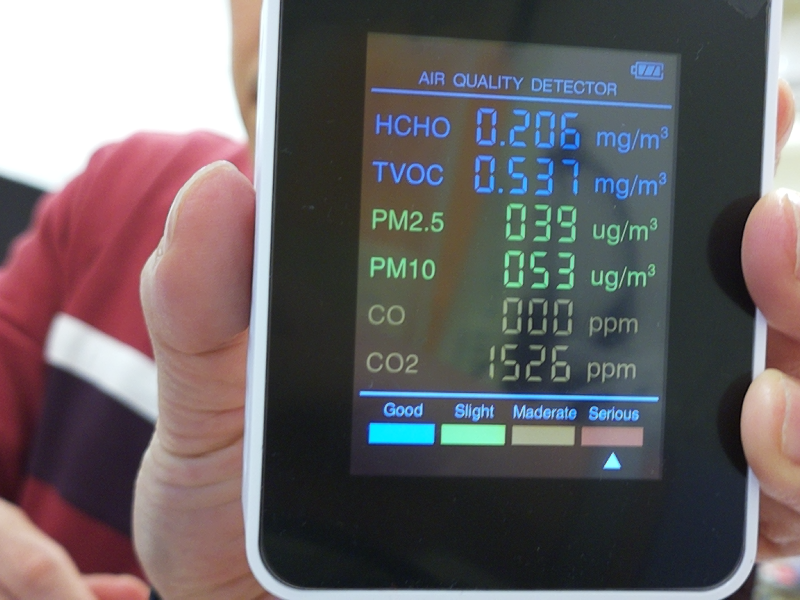
#> input picture test_data/20-36-26.png, 800 x 600 px
$ python -i textrecognize.py   (imports and definitions only)
#> lines starting #> are read from the running program, lines starting #| are printed output that depends on the picture; after the words box and inside, x2 and y2 are one past the last pixel; in counts of white or black regions, pixels touching at a corner belong together
import cv2

def func1(frame):
    gray = cv2.cvtColor(frame, cv2.COLOR_RGB2GRAY)
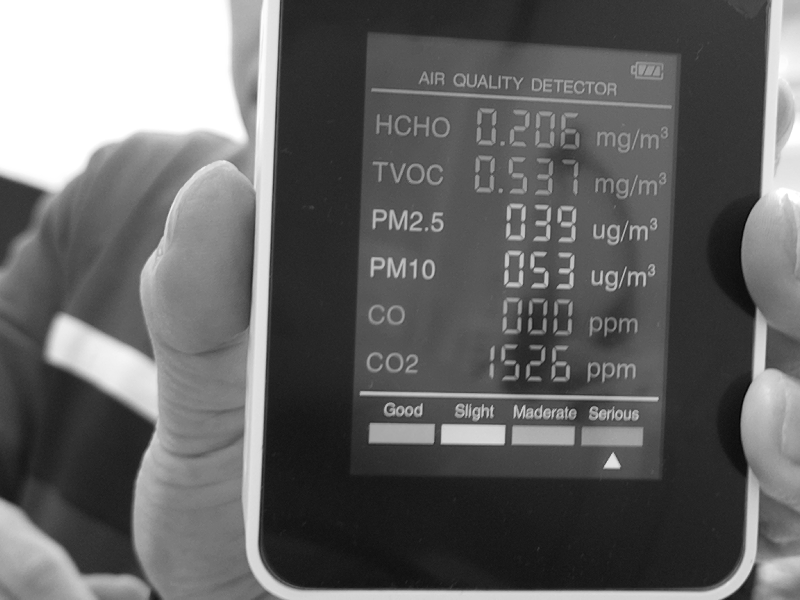
#> gray: shape (600, 800); min 1, max 255, mean 101.5

    _, bw = cv2.threshold(gray, 200, 255, cv2.THRESH_BINARY)
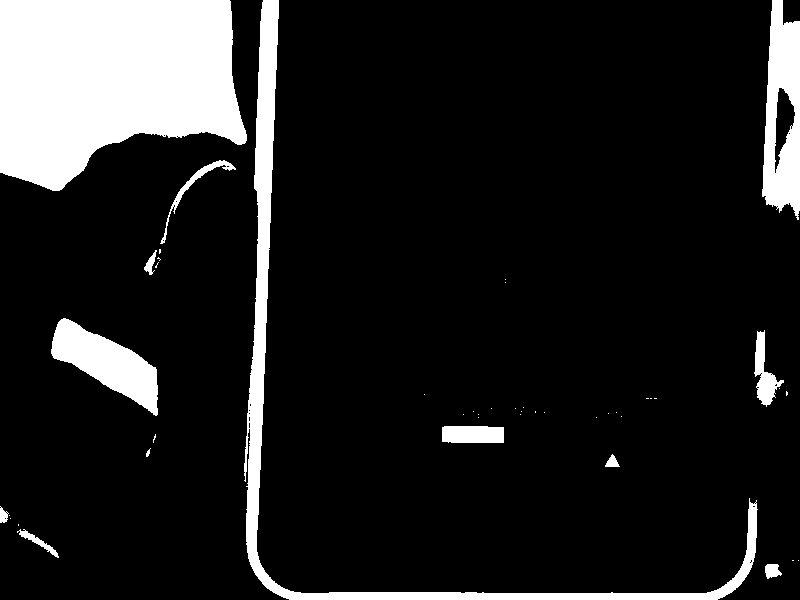
#> bw: shape (600, 800); 13.1% white; 45 white regions (32 under 20 px)

    contours, _ = cv2.findContours(
        bw, cv2.RETR_EXTERNAL, cv2.CHAIN_APPROX_SIMPLE
    )
#> contours = 45 contours, 33 with area under 20; largest, box (x1, y1, x2, y2) and area: (0, 0, 247, 191) 35969, (244, 0, 758, 600) 11640, (762, 0, 800, 220) 6276, (51, 318, 158, 416) 4584, (442, 426, 504, 443) 952

    for c in contours:
        x, y, w, h = cv2.boundingRect(c)

        if w > 20 and h > 40:
            cv2.rectangle(frame, (x, y), (x+w, y+h),(255, 0, 0), 2)
#> this loop made 45 passes
#> (x, y, w, h) on passes 1, 2, 4, 6, 7, 8, 9, 10, 11, 12, 13, 14: (765, 564, 17, 15), (798, 560, 1, 1), (17, 529, 42, 29), (10, 518, 1, 1), (9, 515, 1, 1), (0, 506, 9, 17), (605, 454, 15, 13), (146, 448, 5, 9), (153, 434, 3, 9), (442, 426, 62, 17), (596, 417, 1, 1), (478, 417, 1, 1)
#> (c, x, y, w, h) on passes 3, 5, 22, 28, 29, 30: ([[792, 560], [793, 560]], 792, 560, 2, 1), ([[18, 524], [18, 525]], 18, 524, 1, 2), ([[535, 411], [535, 412]], 535, 411, 1, 2), ([[654, 398], [656, 398]], 654, 398, 3, 1), ([[650, 398], [651, 398]], 650, 398, 2, 1), ([[646, 398], [648, 398]], 646, 398, 3, 1)
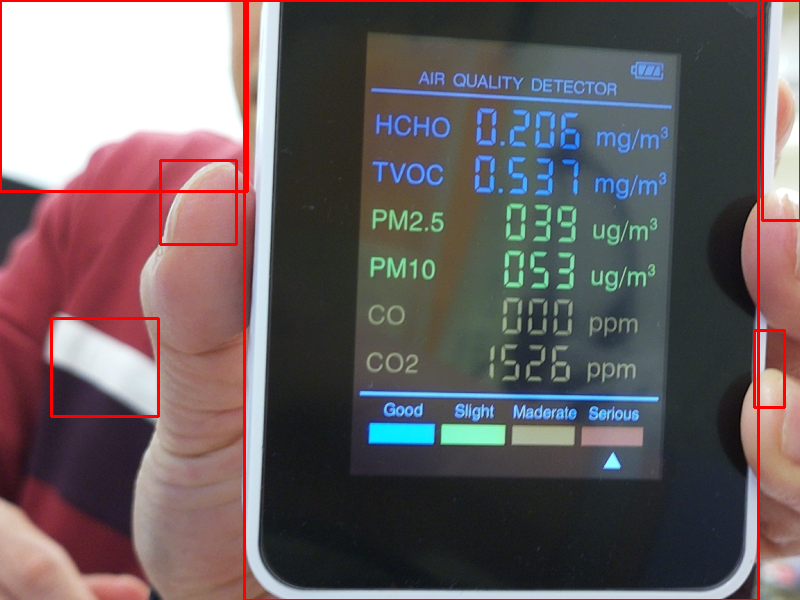
#> frame: shape (600, 800, 3); mean R, G, B 108.6, 96.2, 98.2

    return frame
    #cv2.imshow("auto detect", frame)

>>> import cv2
>>> picture = cv2.cvtColor(cv2.imread('test_data/20-36-26.png'), cv2.COLOR_BGR2RGB)
>>> result = func1(picture)

$ run again, on test_data/20-36-31.png
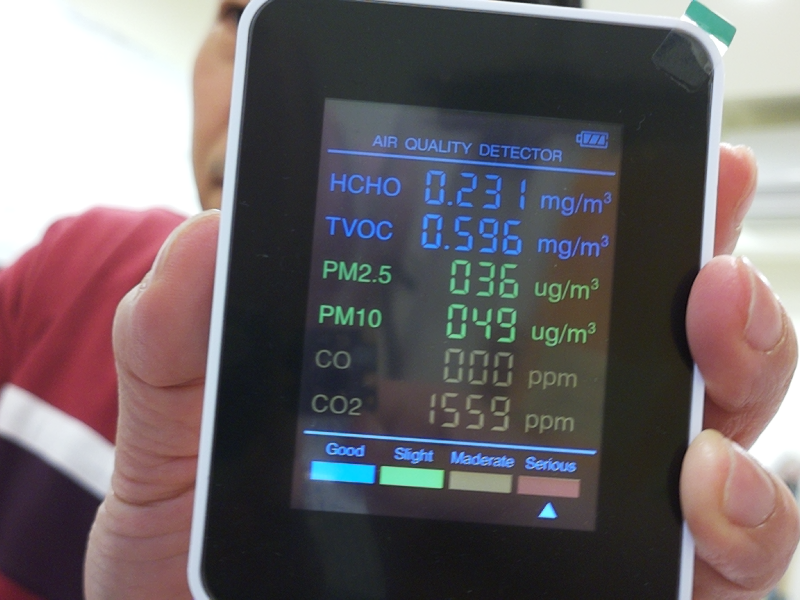
#> input picture test_data/20-36-31.png, 800 x 600 px
#> in func1, `_, bw = cv2.threshold(gray, 200, 255, cv2.THRESH_BINARY)`:
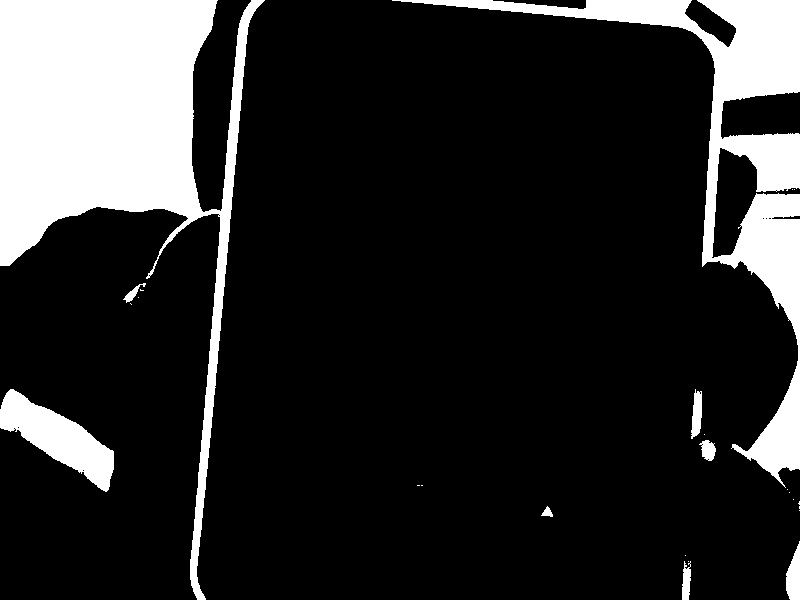
#> bw: shape (600, 800); 17.2% white; 25 white regions (16 under 20 px)
#> contours = 25 contours, 16 with area under 20; largest, box (x1, y1, x2, y2) and area: (0, 0, 265, 600) 48900, (392, 0, 800, 488) 24940, (0, 389, 114, 492) 4728, (786, 541, 800, 600) 514, (691, 389, 702, 439) 334
#> the loop in func1, `for c in contours:` made 25 passes
#> (x, y, w, h) on passes 1, 2, 3, 4, 5, 7, 9, 10: (688, 561, 1, 1), (682, 561, 9, 39), (685, 555, 1, 1), (786, 541, 14, 59), (799, 510, 1, 1), (541, 506, 12, 11), (793, 499, 1, 1), (789, 492, 1, 1)
#> after the loop in func1, `for c in contours:`:
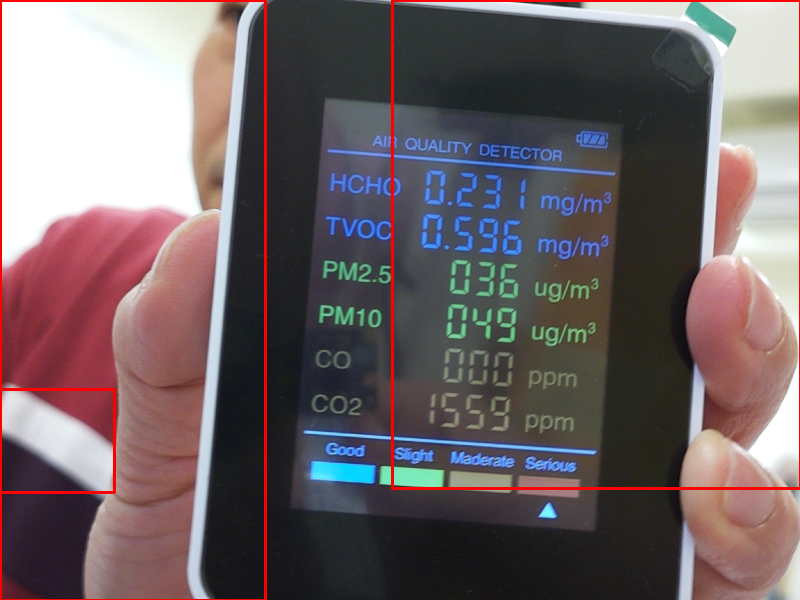
#> frame: shape (600, 800, 3); mean R, G, B 111.8, 98.6, 101.1

$ run again, on test_data/20-36-33.png
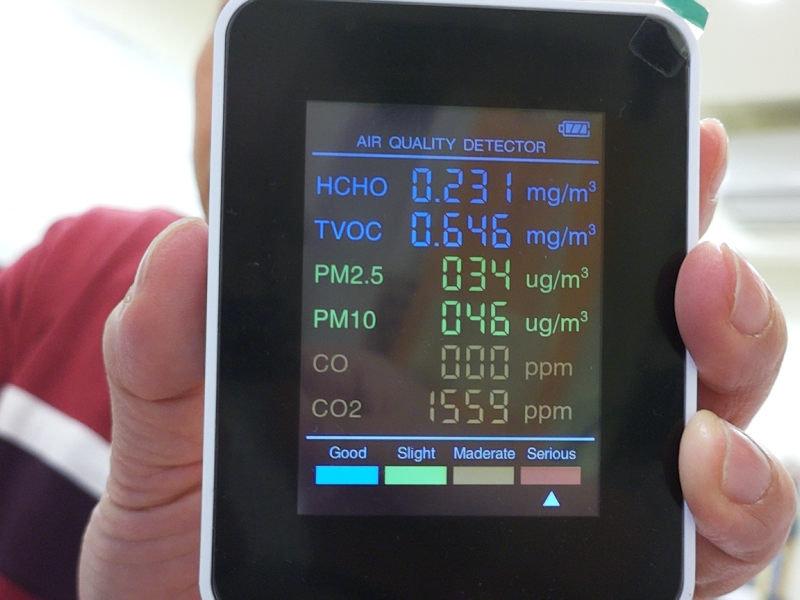
#> input picture test_data/20-36-33.png, 800 x 600 px
#> in func1, `_, bw = cv2.threshold(gray, 200, 255, cv2.THRESH_BINARY)`:
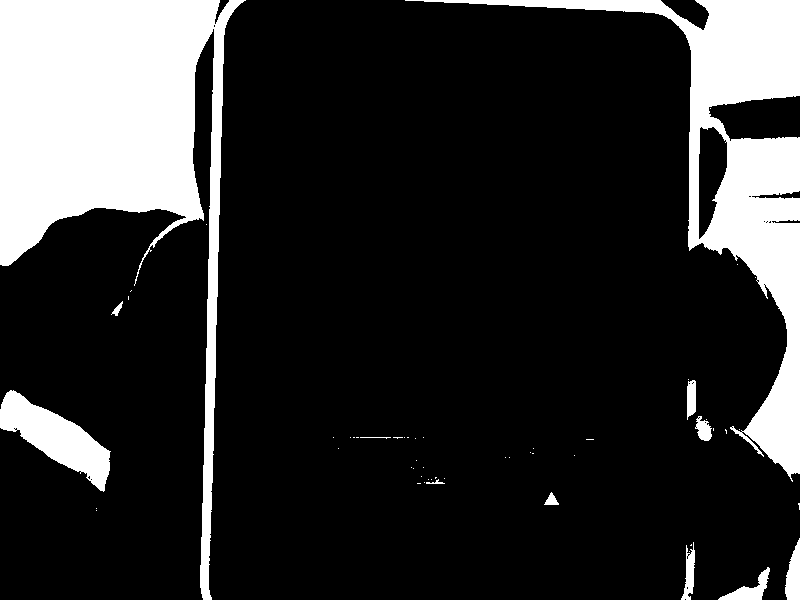
#> bw: shape (600, 800); 18.6% white; 56 white regions (44 under 20 px)
#> contours = 56 contours, 46 with area under 20; largest, box (x1, y1, x2, y2) and area: (0, 0, 246, 600) 49655, (405, 0, 800, 482) 32271, (0, 390, 111, 492) 4512, (785, 538, 800, 600) 573, (718, 567, 770, 600) 528
#> the loop in func1, `for c in contours:` made 56 passes
#> (x, y, w, h) on passes 1, 2, 4, 5, 6, 7, 8, 9: (718, 567, 52, 33), (689, 551, 1, 1), (681, 542, 14, 58), (785, 538, 15, 62), (96, 510, 1, 1), (96, 508, 1, 1), (798, 503, 2, 7), (544, 492, 15, 13)
#> after the loop in func1, `for c in contours:`:
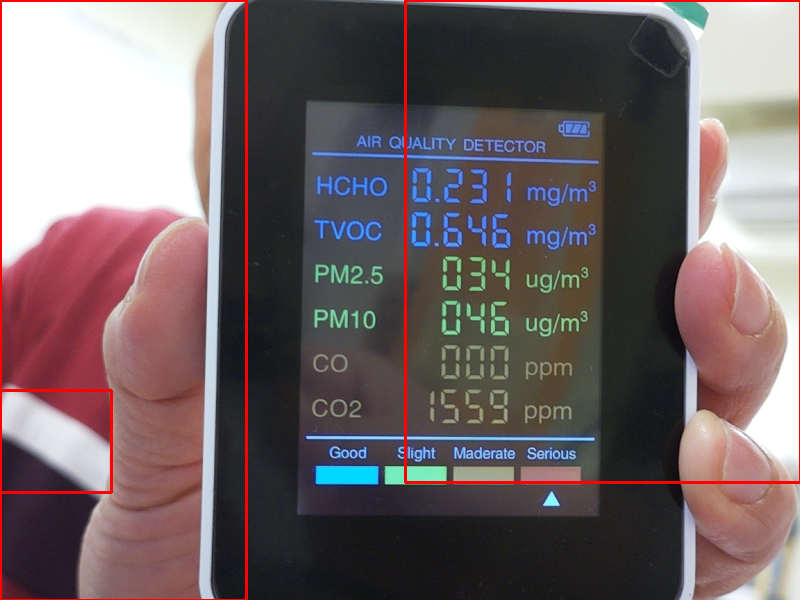
#> frame: shape (600, 800, 3); mean R, G, B 113.4, 99.7, 101.5
